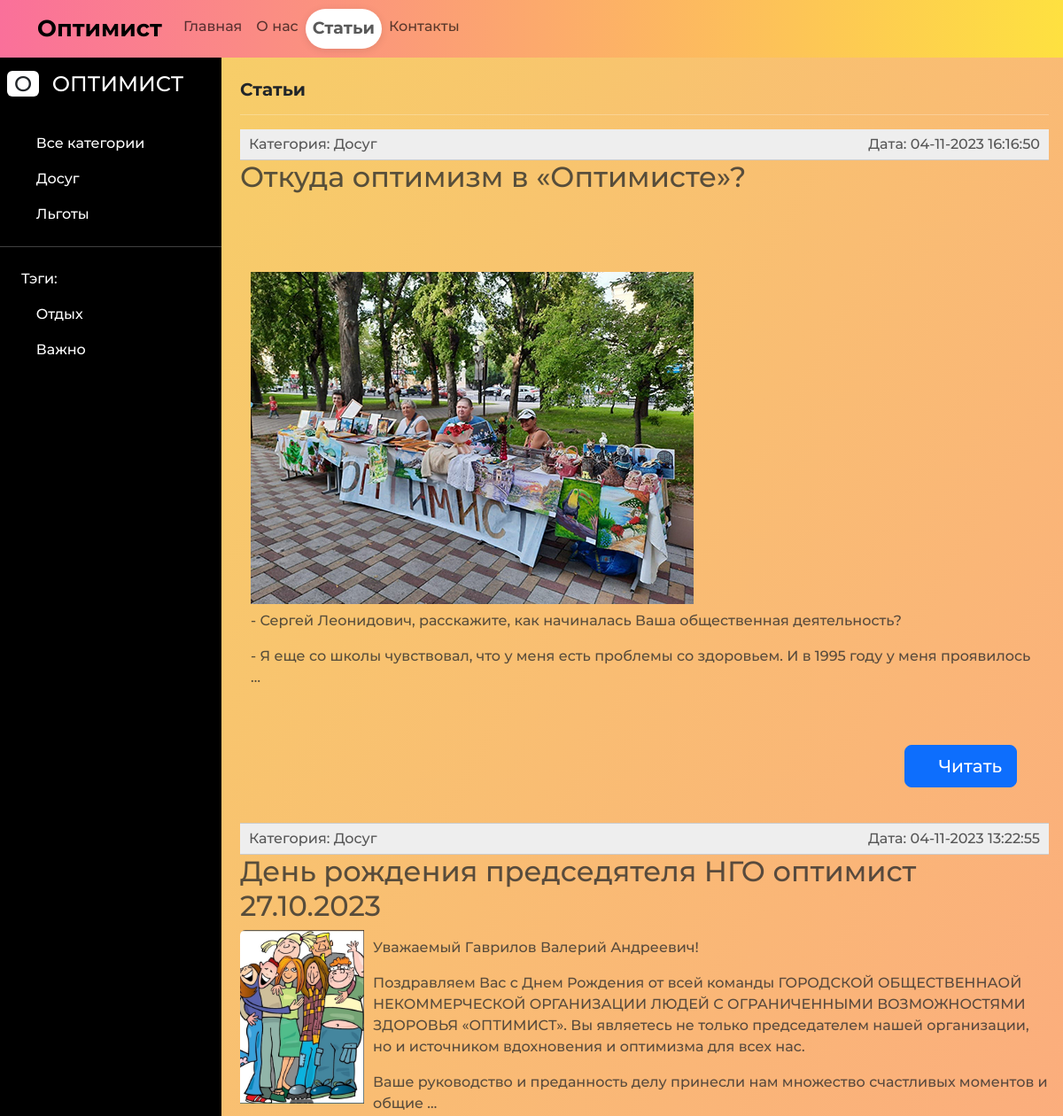
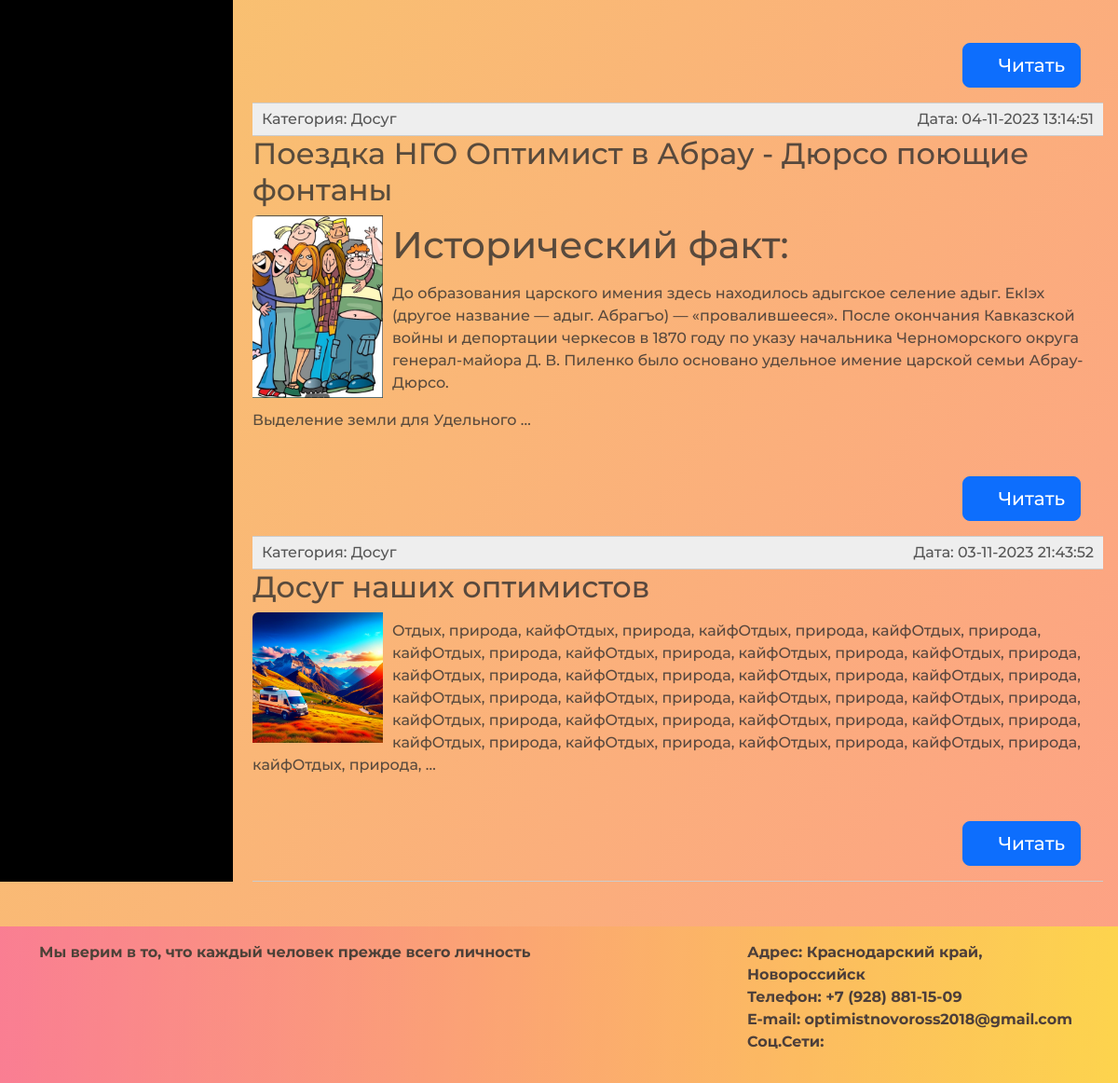
/tags/rest/, run on the app's committed database (2 pictures, top to bottom).
### society_main/models.py (models this page shows, shortened)
class Category(models.Model):
    name = models.CharField(max_length=100, db_index=True, verbose_name="Категория")
    slug = models.SlugField(max_length=255, unique=True, db_index=True)
    icon = models.CharField(max_length=100)
    class Meta:
        verbose_name = "Категория"
        verbose_name_plural = "Категории"
    def get_absolute_url(self):
        return reverse('category', kwargs={'cat_slug': self.slug})

class TagPost(models.Model):
    tag = models.CharField(max_length=100, db_index=True, verbose_name="Тэги")
    slug = models.SlugField(max_length=255, unique=True, db_index=True)
    icon = models.CharField(max_length=100)
    def get_absolute_url(self):
        return reverse('tag', kwargs={'tag_slug': self.slug})

class TimestampedModel(models.Model):
    time_create = models.DateTimeField(auto_now_add=True, verbose_name="Время создания")
    time_update = models.DateTimeField(auto_now=True, verbose_name="Время изменения")
    class Meta:
        abstract = True

class Post(TimestampedModel):
    class Status(models.IntegerChoices):
        DRAFT = 0, 'Черновик'
        PUBLISHED = 1, 'Опубликовано'
    title = models.CharField(max_length=255, verbose_name="Заголовок")
    slug = models.SlugField(max_length=255, unique=True, db_index=True, verbose_name="URL")
    photo = models.ImageField(upload_to="photos/%Y/%m/%d/", default=None, blank=True, null=True, verbose_name="Фото")
    content = models.TextField(blank=True, verbose_name="Текст статьи")
    tags = models.ManyToManyField('TagPost', blank=True, related_name='tags', verbose_name="Теги")
    is_published = models.BooleanField(choices=tuple(map(lambda x: (bool(x[0]), x[1]), Status.choices)),
                                       default=Status.DRAFT, verbose_name="Статус")
    cat = models.ForeignKey('Category', on_delete=models.PROTECT, verbose_name="Категории")
    video = models.FileField(upload_to='videos/%Y/%m/%d/', default=None, blank=True, null=True, verbose_name="Видео")
    objects = models.Manager()
    published = PublishedManager()
    def get_absolute_url(self):
        return reverse('post', kwargs={'slug': self.slug})
    class Meta:
        verbose_name = 'Статьи'
        verbose_name_plural = 'Статьи'
        ordering = ['-time_create']
        indexes = [
            models.Index(fields=['-time_create'])
        ]

### society_main/views.py (the view)
# urls.py: path('tags/<slug:tag_slug>/', NewsTagsView.as_view(), name='tag'),
class NewsTagsView(ListView):
    template_name = 'society_main/news.html'
    context_object_name = 'posts'
    allow_empty = False
    @log
    def get_context_data(self, *, object_list=None, **kwargs):
        context = super().get_context_data(**kwargs)
        tag = TagPost.objects.get(slug=self.kwargs['tag_slug'])
        context['title'] = 'Тег: ' + tag.tag
        context['active_page'] = 'news'
        context['cat_selected'] = None
        return context
    @log
    def get_queryset(self):
        return Post.published.filter(tags__slug=self.kwargs['tag_slug']).select_related('cat')

### society_main/models.py (called while the page is built)
    def get_queryset(self):
        return super().get_queryset().filter(is_published=Post.Status.PUBLISHED)

### society_main/templatetags/society_main_tags.py (called while the page is built)
@register.inclusion_tag('society_main/list_categories.html')
def show_categories(cat_selected=0):
    cats = Category.objects.all()
    return {'cats': cats, 'cat_selected': cat_selected}

@register.inclusion_tag('society_main/list_tags.html')
def show_all_tags():
    return {"tags": TagPost.objects.all()}

### society_main/templates/society_main/news.html (shortened to what this page needs)
{% extends "society_main/base.html" %}
{% block content %}
<div class="content-wrapper">
    {% include "society_main/components/sidebar.html" %}
    <div class="articles-content">
        <div class="articles-content px-3 pt-4">
            <h2 class="fs-5 fw-bold"> Статьи </h2>
            <hr class="text-white">
            <ul class="list-group list-articles">
                {% for p in posts %}
                    {% if p.is_published %}
                <li>
                    <div class="article-panel">
                        <p class="first">Категория: {{ p.cat.name }}</p>
                        <p class="last">Дата: {{p.time_update|date:"d-m-Y H:i:s"}}</p>
                    </div>
                <li class="list-group-item-action"><h2 class="text-bold">{{p.title}}</h2>
                    {% if p.photo %}
                    <p><img class="mx-auto img-fluid img-article-left thumb rounded" src="{{p.photo.url}}"></p>
                    {% endif %}
                    {% autoescape off %}
                    {{ p.content|linebreaks|truncatewords:50 }}
                    {% endautoescape %}
                    <div class="d-flex mt-5">
                        <p class="btn btn-lg btn-primary ms-auto me-4"
                           onclick="location.href='{{ p.get_absolute_url }}'">
                            <i class="fa-brands fa-readme"></i> Читать</p>
                    </div>
                </li>
                {% endif %}
                {% endfor %}
            </ul>
        </div>
    </div>
</div>
{% endblock %}

### society_main/templates/society_main/list_categories.html
            <ul class="list-unstyled px-2">
                {% if cat_selected == 0 %}
                    <li class="active text-decoration-none px-3 py-2 d-block">
                        <i class="fa-solid fa-list"></i> Все категории </li>
                {% else %}
                        <li class=""><a href="{% url 'news' %}" class="text-decoration-none px-3 py-2 d-block">
                            <i class="fa-solid fa-list"></i> Все категории </a></li>
                {% endif %}
                {% for cat in cats %}
                    {% if cat.id == cat_selected %}
                <li class="active text-decoration-none px-3 py-2 d-block">
                    <i class="{{ cat.icon }}"></i> {{cat.name}} </li>
                {% else %}
                    <li class=""><a href="{{ cat.get_absolute_url }}" class="text-decoration-none px-3 py-2 d-block">
                    <i class="{{ cat.icon }}"></i> {{cat.name}} </a></li>
                {% endif %}
                {% endfor %}
            </ul>

### society_main/templates/society_main/list_tags.html
{% if tags %}
    <ul class="list-unstyled px-2">
        <li class=""><a href="#" class="text-decoration-none px-3 py-2 d-block">
            Тэги:</a></li>
        {% for t in tags %}
        <li><a href="{{t.get_absolute_url}}" class="text-decoration-none px-3 py-2 d-block">
            <i class="{{ t.icon }}"></i> {{ t.tag }}</a></li>
        {% endfor %}
    </ul>
{% endif %}

### society_main/static/society_main/css/style.css (style rules this page uses)
body { background-image: linear-gradient(120deg, #f6d365 0%, #fda085 100%); font-family: 'Montserrat', sans-serif; }
img.img-article-left { max-width: 300px; height: auto; float: left; padding: 0 10px 10px 0; }
img.img-article-left.thumb { max-width: 150px; height: auto; }
ul.list-articles { list-style: none; margin: 0; padding: 0; }
ul.list-articles li { border-bottom: 1px solid #ccc; }
div.article-panel { background: #eee; padding: 5px 10px 5px 10px; box-sizing: border-box; overflow: hidden; color: #555; }
div.article-panel p.first { margin: 0; float: left; }
div.article-panel p.last { margin: 0; float: right; }
.article-img { max-width: auto; height: 350px; }

### society_main/static/society_main/css/sidebar.css (style rules this page uses)
.sidebar li a { color: #fff; }
.content-wrapper { display: flex; }
.articles-content { flex-grow: 1; padding-left: 5px; }

### data on the page
Category: name "Досуг"
Category: name "Льготы"
TagPost: tag "Отдых"
TagPost: tag "Важно"
Post: cat.name "Досуг", time_update "04-11-2023 16:16:50", title "Откуда оптимизм в «Оптимисте»?", content (picture), content "- Сергей Леонидович, расскажите, как начиналась Ваша общественная деятельность? - Я еще со школы чувствовал, что у меня есть проблемы со здоровьем. И в 1995 году у меня проявилось …"
Post: cat.name "Досуг", time_update "04-11-2023 13:22:55", title "День рождения председятеля НГО оптимист 27.10.2023", photo (picture), content "Уважаемый Гаврилов Валерий Андреевич! Поздравляем Вас с Днем Рождения от всей команды ГОРОДСКОЙ ОБЩЕСТВЕННАОЙ НЕКОММЕРЧЕСКОЙ ОРГАНИЗАЦИИ ЛЮДЕЙ С ОГРАНИЧЕННЫМИ ВОЗМОЖНОСТЯМИ ЗДОРОВЬЯ «ОПТИМИСТ». Вы являетесь не только председателем нашей организации, но и источником вдохновения и оптимизма для всех нас. Ваше руководство и преданность делу принесли нам множество счастливых моментов и общие …"
Post: cat.name "Досуг", time_update "04-11-2023 13:14:51", title "Поездка НГО Оптимист в Абрау - Дюрсо поющие фонтаны", photo (picture), content "Исторический факт: До образования царского имения здесь находилось адыгское селение адыг. ЕкIэх (другое название — адыг. Абрагъо) — «провалившееся». После окончания Кавказской войны и депортации черкесов в 1870 году по указу начальника Черноморского округа генерал-майора Д. В. Пиленко было основано удельное имение царской семьи Абрау-Дюрсо. Выделение земли для Удельного …"
Post: cat.name "Досуг", time_update "03-11-2023 21:43:52", title "Досуг наших оптимистов", photo (picture), content "Отдых, природа, кайфОтдых, природа, кайфОтдых, природа, кайфОтдых, природа, кайфОтдых, природа, кайфОтдых, природа, кайфОтдых, природа, кайфОтдых, природа, кайфОтдых, природа, кайфОтдых, природа, кайфОтдых, природа, кайфОтдых, природа, кайфОтдых, природа, кайфОтдых, природа, кайфОтдых, природа, кайфОтдых, природа, кайфОтдых, природа, кайфОтдых, природа, кайфОтдых, природа, кайфОтдых, природа, кайфОтдых, природа, кайфОтдых, природа, кайфОтдых, природа, кайфОтдых, природа, кайфОтдых, природа, …"
